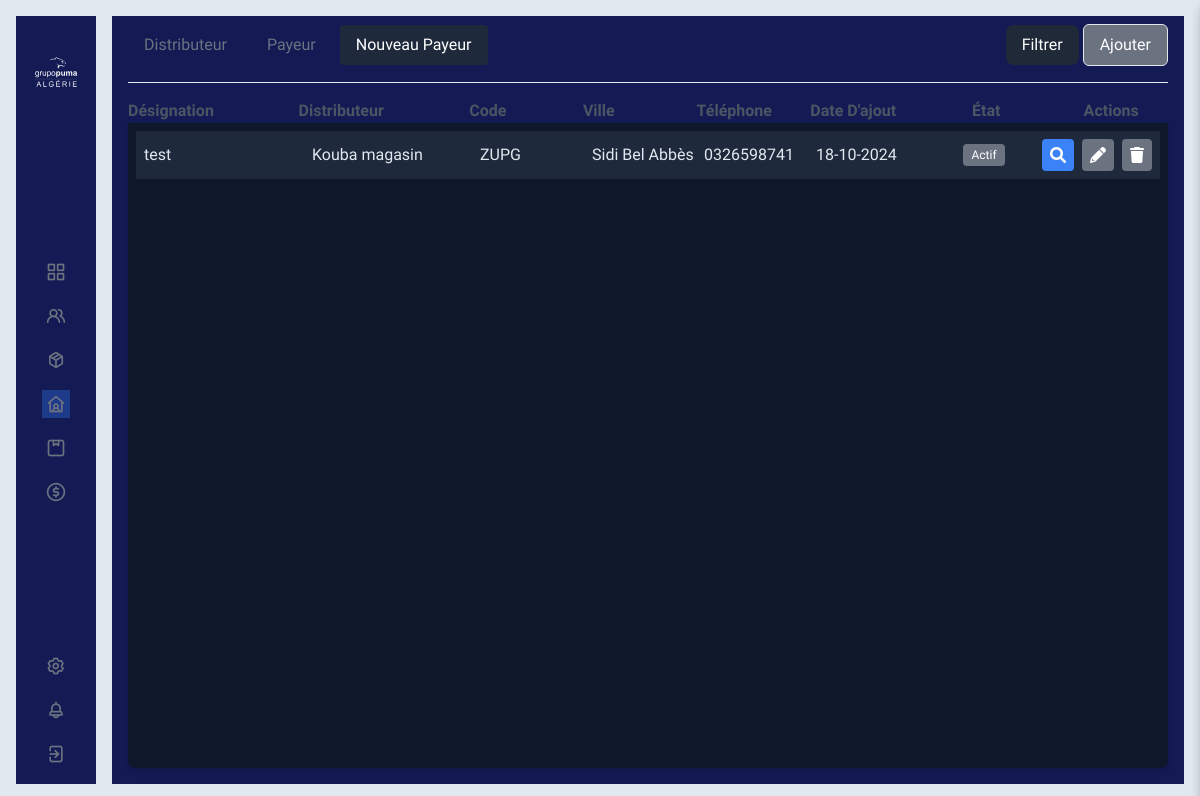
Page /distributeur/payeurdraft (signed in) on the committed database.
### Distributeur/models.py (models this page shows, shortened)
class Payeur(models.Model):
    id = models.AutoField(primary_key=True)
    distributeur = models.ForeignKey(Distributeur, on_delete=models.CASCADE)
    code = models.CharField(max_length=100, default='0000000')
    designation = models.CharField(max_length=100)
    ville = models.ForeignKey(Ville, on_delete=models.CASCADE, null=True, blank=True)
    telephone = models.CharField(max_length=200, null=True, blank=True)
    adresse = models.CharField(max_length=200, null=True, blank=True)
    active = models.BooleanField(default=True)
    nif = models.CharField(max_length=20, null=True, blank=True)
    nis = models.CharField(max_length=20, null=True, blank=True)
    art = models.CharField(max_length=20, null=True, blank=True)
    rc = models.CharField(max_length=20, null=True, blank=True)
    date_ajout = models.DateTimeField(auto_now=True)
    draft = models.BooleanField(default=False)

class Distributeur(models.Model):
    id = models.AutoField(primary_key=True)
    user = models.ForeignKey(CustomUser, on_delete=models.CASCADE)
    code = models.CharField(max_length=100, default='0000000', blank=True, null=True)
    designation = models.CharField(max_length=100, blank=True, null=True)
    ville = models.ForeignKey(Ville, on_delete=models.CASCADE, blank=True, null=True)
    adresse = models.CharField(max_length=255, blank=True, null=True)
    nif = models.CharField(max_length=20, blank=True, null=True)
    nis = models.CharField(max_length=20, blank=True, null=True)
    art = models.CharField(max_length=20, blank=True, null=True)
    rc = models.CharField(max_length=20, blank=True, null=True)
    plafonnement = models.FloatField(default=1000000, blank=True, null=True)
    bloquer = models.BooleanField(default=False)
    echeance_jour = models.IntegerField(default=0, blank=True, null=True)
    ristourn_a = models.FloatField(default=0)
    ristourn_na = models.FloatField(default=0)
    objectif_a = models.FloatField(default=0)
    objectif_m = models.FloatField(default=0)
    def __str__(self):
        return self.designation

### Session/models.py (models this page shows)
class Ville(models.Model):
    id = models.AutoField(primary_key=True)
    designation = models.CharField(max_length=80)
    region = models.CharField(max_length=6, choices=Typeregion, default='EST', blank=True, null=True)
    def __str__(self):
        return self.designation

### Distributeur/views.py (the view)
# urls.py: path('payeurdraft', PayDiftView, name='payeurdraft'),
@login_required
def PayDiftView(request):
    if (request.user.type == "Distributeur"):
        listmodules = list(
            set(request.user.user_permissions.values_list('content_type_id', flat=True))
        )
        listeauth = list(
            set(
                Permission.objects.filter(user=request.user, content_type=10).values_list('id', flat=True)
            )
        )
        dist_list = Payeur.objects.filter(distributeur__user = request.user)
        ville_list = Ville.objects.all()
        users_select = Distributeur.objects.all().order_by('id')
        print(users_select)
        return render(request, "Dist/PayeurDraft.html",
                      {
                          'dist_list': dist_list,
                          'ville_list': ville_list,
                          'users_select': users_select,
                          'listeauth': listeauth,
                          "listmodules": listmodules
                      })
    else:
        listmodules  = list(
            set(request.user.user_permissions.values_list('content_type_id', flat=True))
        )
        listeauth = list(
            set(
                Permission.objects.filter(user=request.user, content_type = 10).values_list('id', flat=True)
            )
        )
        dist_list = Payeur.objects.filter(draft = True)
        ville_list = Ville.objects.all()
        users_select = Distributeur.objects.all().order_by('id')
        print(users_select)
        return render(request, "Pumal/PayeurDraft.html",
                      {
                          'dist_list': dist_list,
                          'ville_list': ville_list,
                          'users_select': users_select,
                          'listeauth': listeauth,
                          "listmodules": listmodules
                      })

### templates/Pumal/PayeurDraft.html (shortened to what this page needs)
{% extends "baseNew.html" %}
{% load static %}
{% block content %}
    <div class="w-full h-full backprimer px-4 pb-4 flex flex-col">
        <div class="flex justify-between items-center pt-4 mb-4" style="margin-top: -8px">
            <div class="flex gap-2">
                <div>
                    <a href="{% url 'distributeur' %}"
                       class="block px-4 py-2 hoverprimer rounded">Distributeur</a>
                </div>
                <div>
                    <a href="{% url 'payeur' %}" class="block px-4 py-2 hoverprimer rounded">Payeur</a>
                </div>
                <div>
                    <a href="{% url 'payeurdraft' %}" class="block px-4 py-2 actualprimer rounded">Nouveau Payeur</a>
                </div>
            </div>
            <div>
                <button id="filterButton" class="bg-gray-800 text-white py-2 px-4 rounded-lg hover:bg-gray-700">Filtrer
                </button>
                {% if 37 in listeauth %}
                    <button id="addButton" class="btn capitalize backprimer px-4 py-2 border border-slate-300 text-gray-400
                        hover:bg-blue-900 hover:border-slate-400 rounded-md">Ajouter
                    </button>
                {% else %}
                    <button class="btn capitalize bg-gray-500 text-white px-4 py-2 border rounded-md cursor-not-allowed">Ajouter
                    </button>
                {% endif %}
            </div>
        </div>
        <hr/>
        <div class="pt-4">
            <div class="flex items-center justify-between text-gray-600 font-semibold">
                <div class="w-1/4 capitalize">Désignation</div>
                <div class="w-1/4 capitalize">Distributeur</div>
                <div class="w-1/6 capitalize">Code</div>
                <div class="w-1/6 capitalize">Ville</div>
                <div class="w-1/6 capitalize">Téléphone</div>
                <div class="w-1/6 capitalize">Date d'ajout</div>
                <div class="w-1/6 capitalize pl-12">état</div>
                <div class="w-1/6 capitalize text-center">Actions</div>
            </div>
        </div>
        <div class="flex-grow shadow-md rounded-b-lg backslateprime p-2 overflow-y-auto">
            {% for elem in dist_list %}
                <div class="flex items-center justify-between p-2 backslateslite flex-none mb-2 ">
                    <div class="textslate w-1/4">{{ elem.designation }}</div>
                    <div class="textslate w-1/4">{{ elem.distributeur }}</div>
                    <div class="textslate w-1/6">{{ elem.code }}</div>
                    <div class="textslate w-1/6">{{ elem.ville }}</div>
                    <div class="textslate w-1/6">{{ elem.telephone }}</div>
                    <div class="textslate w-1/6">{{ elem.date_ajout|date:'d-m-Y' }}</div>
                    <div class="w-1/6 text-center">
                    <span class="bg-gray-500 text-white text-xs px-2 py-1 rounded">{% if elem.bloque %}
                        Bloqué {% else %} Actif {% endif %}</span>
                    </div>
                    <div class="flex space-x-2 w-1/6 justify-end">
                        {% if 40 in listeauth %}
                            <button id="viewButton" class="viewButton bg-blue-500 text-white p-2 rounded">
                                <i class="fas fa-search"
                                   onclick="newdatauserview({{ elem.id }}, {{ elem.distributeur.id }}, '{{ elem.code }}', '{{ elem.designation }}', {{ elem.ville.id }}
                                           , '{{ elem.telephone }}', '{{ elem.adresse }}', '{{ elem.nif }}', '{{ elem.nis }}', '{{ elem.art }}',
                                            '{{ elem.rc }}', '{{ elem.active }}'
                                           )">
                                </i>
                            </button>
                        {% else %}
                            <button class="cursor-not-allowed bg-gray-500 text-white p-2 rounded">
                                <i class="fas fa-search"></i>
                            </button>
                        {% endif %}
                        {% if 38 in listeauth %}
                            <button id="editButton" class="editButton bg-blue-500 text-white p-2 rounded">
                                <i class="fas fa-pencil-alt"
                                   onclick="newdatauser({{ elem.id }}, {{ elem.distributeur.id }}, '{{ elem.code }}', '{{ elem.designation }}', {{ elem.ville.id }}
                                           , '{{ elem.telephone }}', '{{ elem.adresse }}', '{{ elem.nif }}', '{{ elem.nis }}', '{{ elem.art }}',
                                            '{{ elem.rc }}', '{{ elem.active }}'
                                           )">
                                </i>
                            </button>
                        {% else %}
                            <button class="cursor-not-allowed bg-gray-500 text-white p-2 rounded">
                                <i class="fas fa-pencil-alt"></i>
                            </button>
                        {% endif %}
                        {% if 39 in listeauth %}
                            <button class="bg-red-500 text-white p-2 rounded delete-btn" data-identifiant="{{ elem.id }}"><i class="fas fa-trash"></i></button>
                        {% else %}
                            <button class="cursor-not-allowed bg-gray-500 text-white p-2 rounded"><i class="fas fa-trash"></i></button>
                        {% endif %}
                    </div>
                </div>
            {% endfor %}
        </div>
    </div>
{% endblock %}

### rows in the picture
Payeur: designation "test", distributeur "Kouba magasin", code "ZUPG", ville "Sidi Bel Abbès", telephone "0326598741", date_ajout "18-10-2024", active False (drawn)
